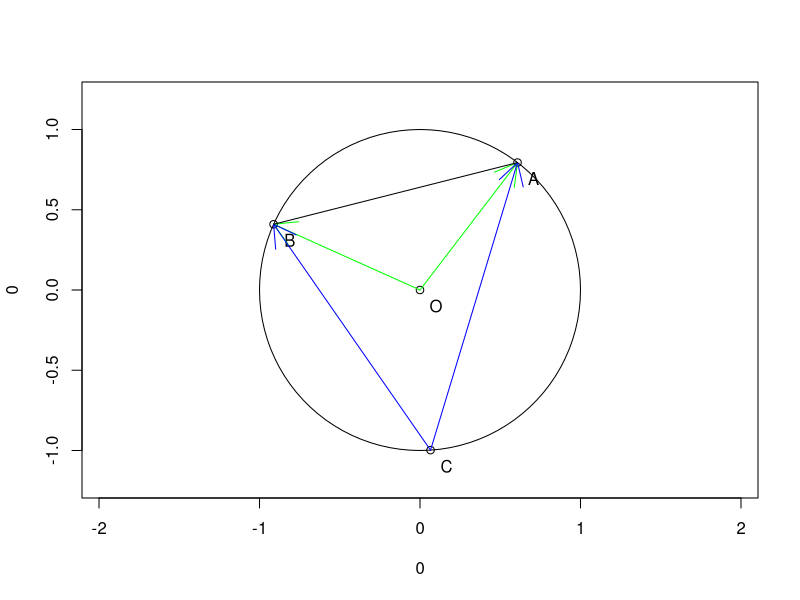

This figure's R source: (Note: this script raises an error after producing the figure.)
#Math 23 Script Inscribed.R

library("plotrix")    #needed for draw.circle()
plot(0,0,xlim = c(-1.2, 1.2), ylim = c(-1.2, 1.2), asp = 1) #make empty plot
draw.circle(0,0,1)    #draw the unit circle
repeat {   #keep trying until points are not too close together
  angles <- sort(runif(3, min = 0, max = 2*pi))   #select 3 independent random angles
  if (max(angles[2]-angles[1], angles[3]-angles[2],2* pi + angles[1]-angles[3]) < 2.5) break
}
angles
O <- c(0,0); text(O[1]+0.1, O[2]-0.1, "O")
A <- c(cos(angles[1]), sin(angles[1])); points (A[1], A[2]); text(A[1]+0.1, A[2]-0.1, "A")
B <- c(cos(angles[2]), sin(angles[2])); points (B[1], B[2]); text(B[1]+0.1, B[2]-0.1, "B")
C <- c(cos(angles[3]), sin(angles[3])); points (C[1], C[2]); text(C[1]+0.1, C[2]-0.1, "C")
arrows(O[1], O[2], A[1], A[2], col = "green")
arrows(O[1], O[2], B[1], B[2], col = "green")
arrows(C[1], C[2], A[1], A[2], col = "blue")
arrows(C[1], C[2], B[1], B[2], col = "blue")
segments(A[1],A[2], B[1], B[2])
#The angle at O is twice the angle at C
angle.O <- acos(dot(A-O, B-O ))  #these are unit vectors
angle.C <- acos(dot(A-C, B-C)/sqrt(dot(A-C,A-C)*dot(B-C,B-C)))
angle.O; 2* angle.C
#The ratio in the Law of Sines is 0.5
sin(angle.C)/sqrt(dot(A-B,A-B))
#More generally for a circle of radius R, this ratio is 1/2R.
